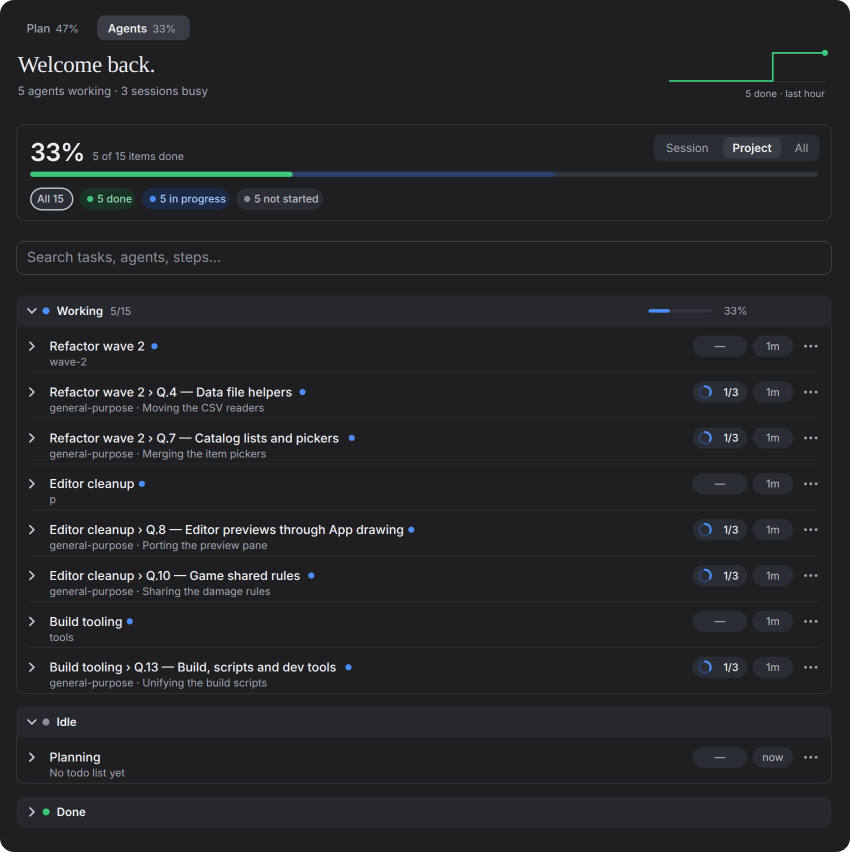
#> input picture docs/live-agents-dark.png, 1700 x 1704 px (shown at 1/2 size)
$ python make-tour.py
#> lines starting #> are read from the running program, lines starting #| are printed output that depends on the picture
# Makes docs/tour.gif: the README screenshots (dark theme) one after another, with a caption each.
#   python3 docs/make-tour.py        (needs Pillow and DejaVu Sans; run from the repository root)
import os
from PIL import Image, ImageDraw, ImageFont

HERE = os.path.dirname(os.path.abspath(__file__))
W, H, BAR = 880, 760, 64
BG, FG, ACCENT = (31, 30, 29), (240, 238, 232), (217, 119, 87)
FONT = ImageFont.truetype("/usr/share/fonts/truetype/dejavu/DejaVuSans-Bold.ttf", 24)
SLIDES = [
    ("live-agents-dark.png", "Every session and subagent of the project, live"),
    ("agents-dark.png", "What each agent is doing now, with its todo progress"),
    ("live-dark.png", "Your checklists tick over to In progress as agents work"),
    ("checklist-dark.png", "Project checklists with sections, groups and progress"),
    ("terminal.png", "In the desktop app and in the terminal"),
]


def slide(name, caption):
#> called with name = 'live-agents-dark.png'
    im = Image.new("RGB", (W, H), BG)
    d = ImageDraw.Draw(im)
    d.rectangle([0, 0, W, BAR], fill=(24, 23, 22))
    d.rectangle([0, BAR - 3, W, BAR], fill=ACCENT)
    d.text((W // 2, BAR // 2 - 2), caption, font=FONT, fill=FG, anchor="mm")
    shot = Image.open(os.path.join(HERE, name)).convert("RGB")
    shot.thumbnail((W - 40, H - BAR - 30), Image.LANCZOS)
#> shot: PIL image 664x666 RGB
    im.paste(shot, ((W - shot.size[0]) // 2, BAR + 15 + (H - BAR - 30 - shot.size[1]) // 2))
    return im


slides = [slide(*s) for s in SLIDES]
#> call 2 of slide, with name = 'agents-dark.png'
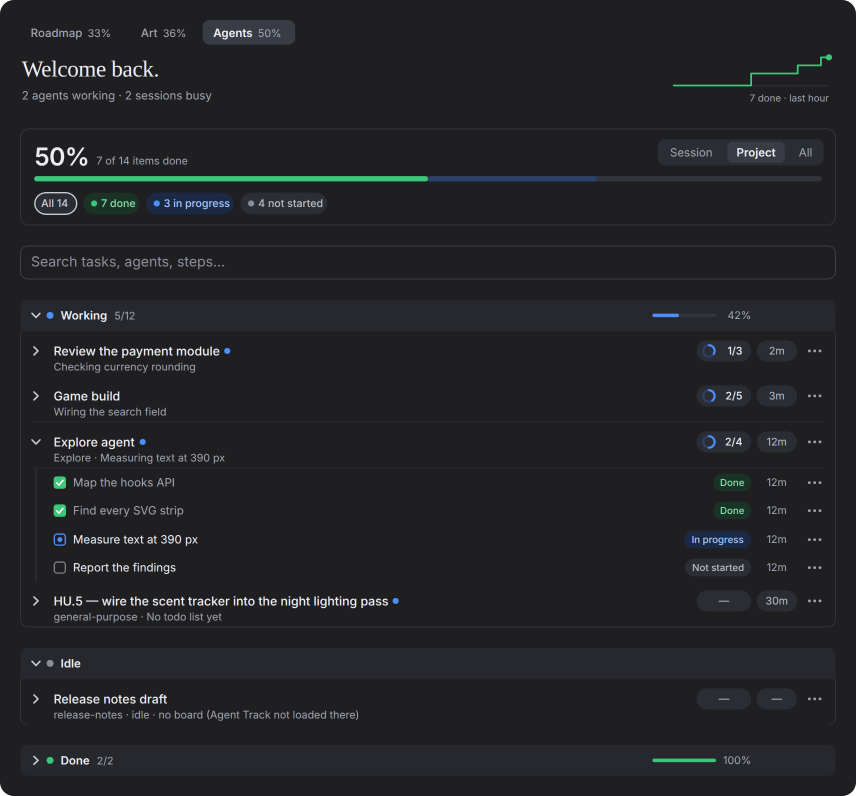
#> input picture docs/agents-dark.png, 1712 x 1592 px (shown at 1/2 size)
#> call 3 of slide, with name = 'live-dark.png'
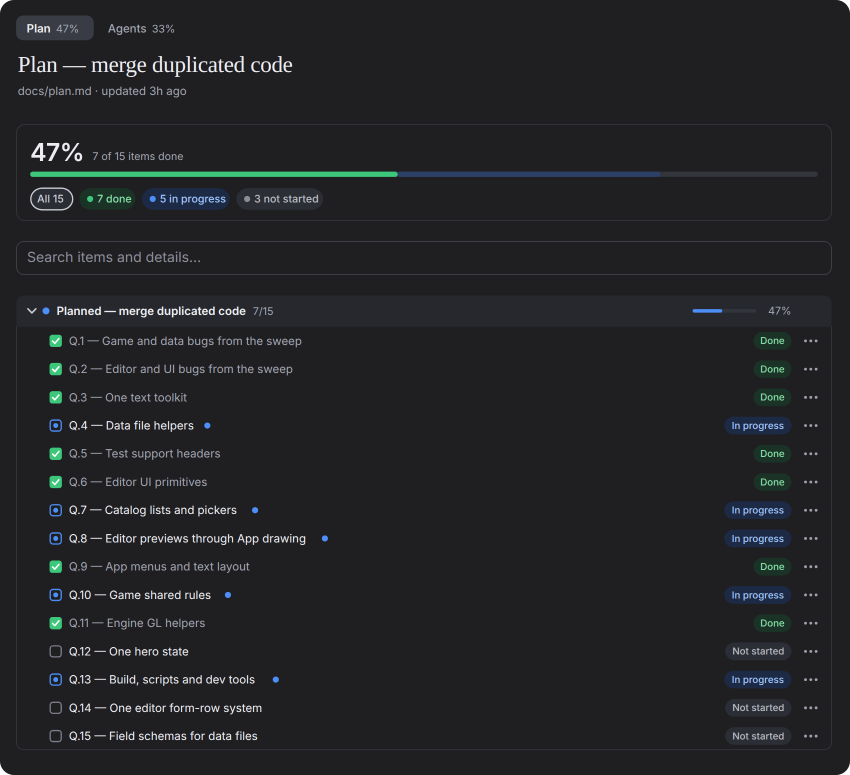
#> input picture docs/live-dark.png, 1700 x 1550 px (shown at 1/2 size)
#> call 4 of slide, with name = 'checklist-dark.png'
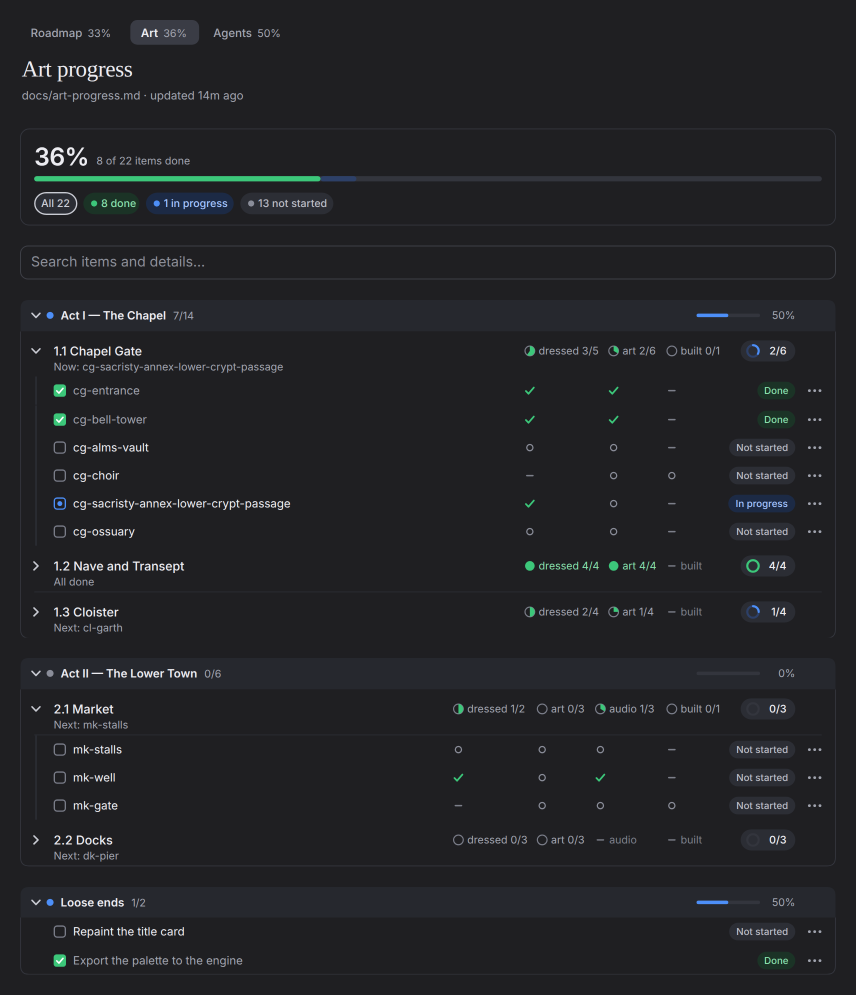
#> input picture docs/checklist-dark.png, 1712 x 1989 px (shown at 1/2 size)
#> in slide, shot is the input picture: PIL image 1712x1989 RGB; mean R, G, B 34.7, 35.6, 38.9
#> in slide (call 4), `im.paste(shot, ((W - shot.size[0]) // 2, BAR + 15 + (H - BAR - 30 - sh..`:
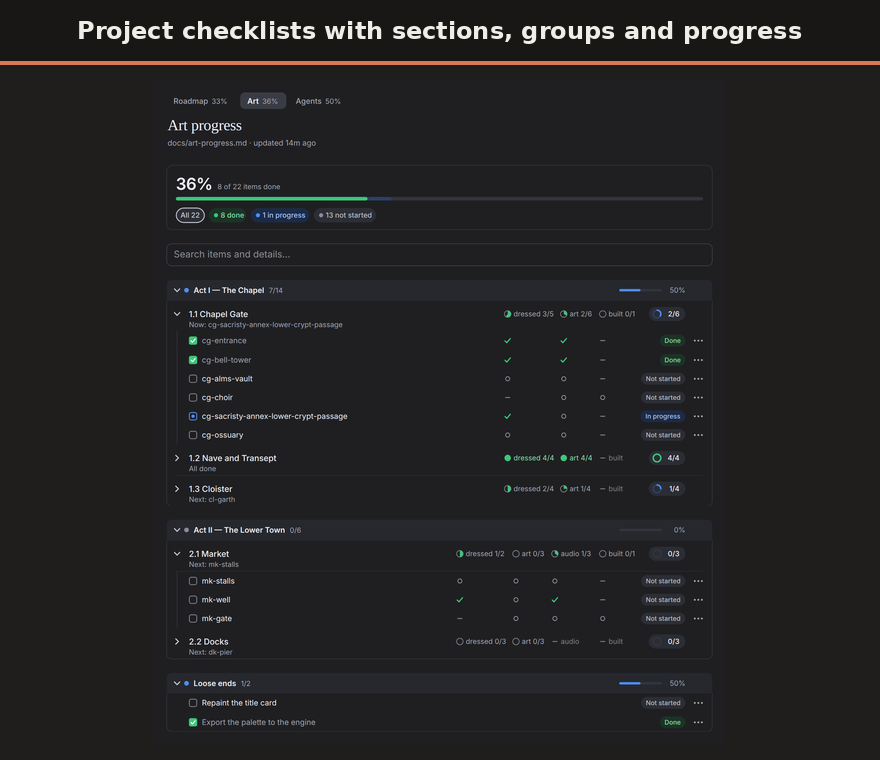
#> im: PIL image 880x760 RGB; mean R, G, B 35.2, 34.8, 36
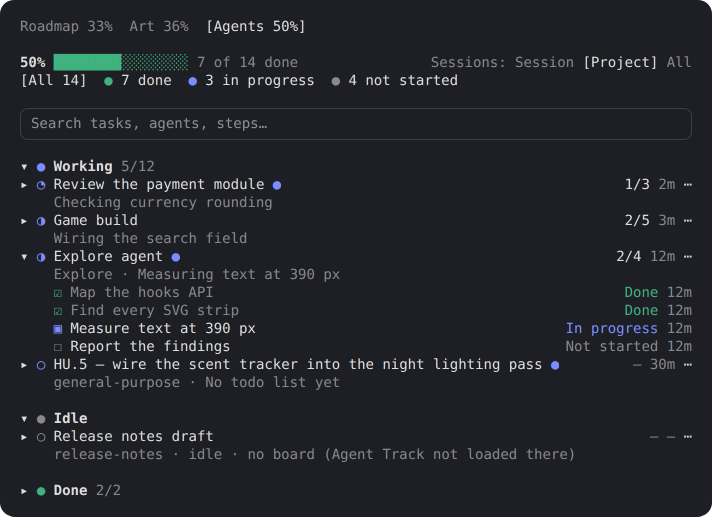
#> input picture docs/terminal.png, 1424 x 1033 px (shown at 1/2 size)
#> in slide (call 5), `shot.thumbnail((W - 40, H - BAR - 30), Image.LANCZOS)`:
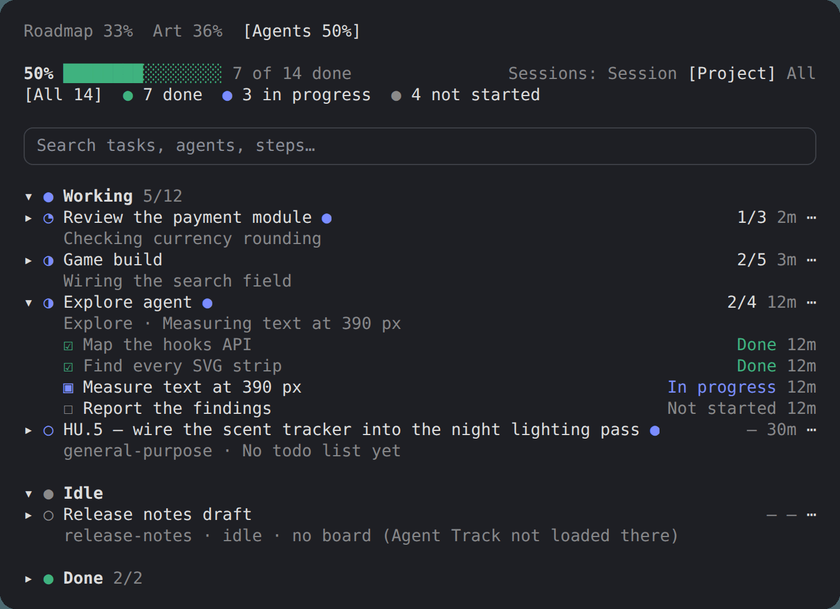
#> shot: PIL image 840x609 RGB; mean R, G, B 35.6, 37.2, 42
#> in slide (call 5), `im.paste(shot, ((W - shot.size[0]) // 2, BAR + 15 + (H - BAR - 30 - sh..`:
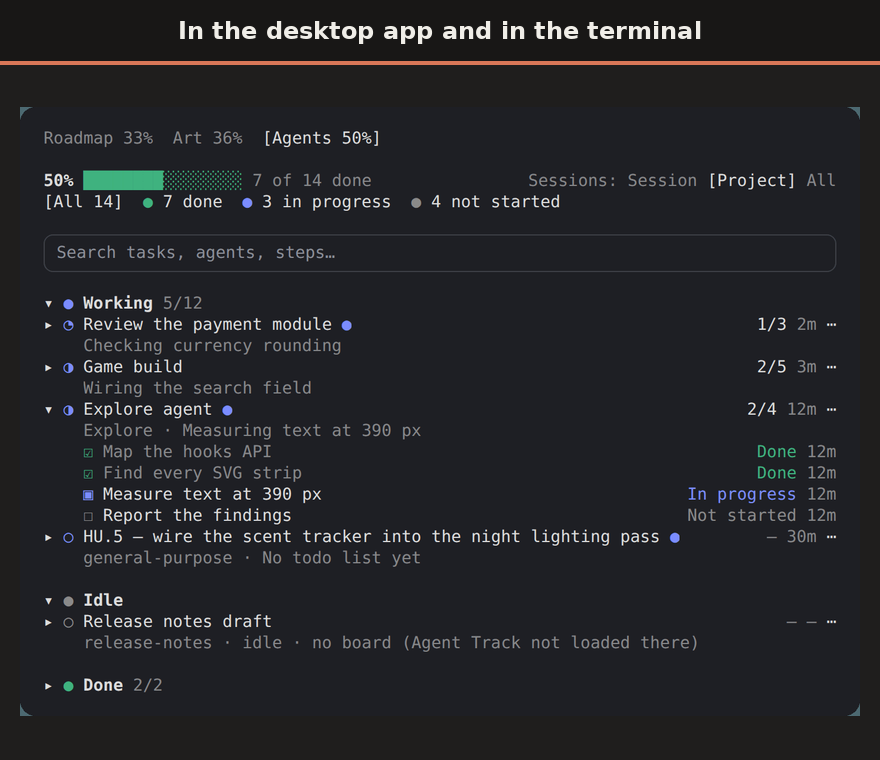
#> im: PIL image 880x760 RGB; mean R, G, B 36.2, 36.6, 39.9
#> slides = 5 items
frames, durations = [], []
for i, s in enumerate(slides):
    frames.append(s)
    durations.append(2800)
    nxt = slides[(i + 1) % len(slides)]
    for k in range(1, 6):  # cross-fade to the next slide
        frames.append(Image.blend(s, nxt, k / 6))
        durations.append(60)
#> this loop made 5 passes
#> after the loop, durations = 30 values, max 2800 at index 0, min 60 at index 1, mean 516.7; frames = 30 items

pal = [f.quantize(colors=128, method=Image.Quantize.MEDIANCUT) for f in frames]
#> pal = 30 items
out = os.path.join(HERE, "tour.gif")
pal[0].save(out, save_all=True, append_images=pal[1:], duration=durations, loop=0, optimize=True)
print(out, os.path.getsize(out) // 1024, "KB,", sum(durations) / 1000, "s")
#| docs/tour.gif 2803 KB, 15.5 s
